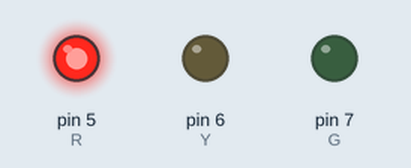
Recording of a sketch running on a simulated Arduino Uno, built with avr-gcc and run on an emulated ATmega328P. Parts: output pins drawn as LEDs (lit = HIGH).

Above: at 1.0 s.
At 2.2 s:
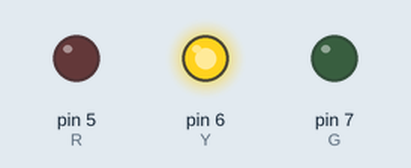
At 3.5 s:
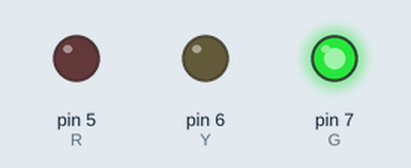
Timing chart, 0 to 6.5 s (numbered marks = the images above):
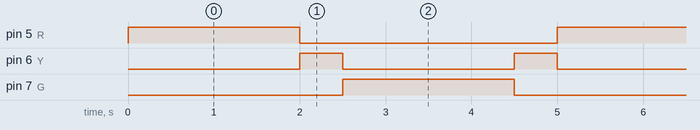

Measured:
- by itself, pin 5 (R), pin 7 (G): alternates HIGH for 2.0 s and LOW for 3.0 s
- by itself, pin 6 (Y): alternates HIGH for 0.50 s and LOW for 2.0 s
- by itself, everything shown: repeats every 5.0 s, in 5 steps

The sketch:

0_Trafic_Led.ino
```cpp
int R=5;
int Y=6;
int G=7;

void setup() {
  pinMode(R,OUTPUT);
  pinMode(Y,OUTPUT);
  pinMode(G,OUTPUT);

}

void loop() {
  digitalWrite(R,HIGH);
  delay(2000);
  digitalWrite(R,LOW);
  digitalWrite(Y,HIGH);
  delay(500);
  digitalWrite(Y,LOW);
  digitalWrite(G,HIGH);
  delay(2000);
  digitalWrite(G,LOW);
  digitalWrite(Y,HIGH);
  delay(500);
  digitalWrite(Y,LOW);

}
```
